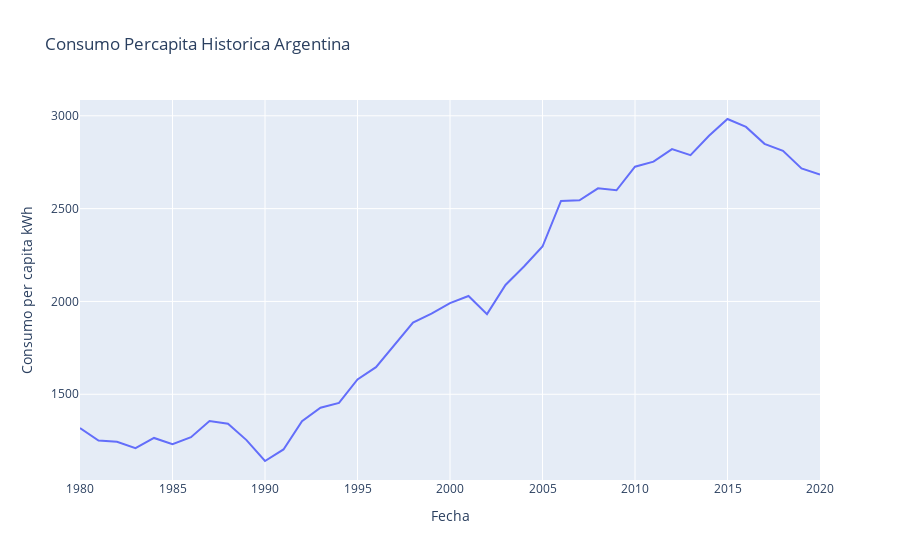

Notebook code cell kept with this figure:
### Code cell
fig = px.line(df_gen_vs_con, x='Fecha', y='Consumo per capita kWh', title='Consumo Percapita Historica Argentina')
fig.show()

### Figure 1 — Plotly figure (JSON) as saved in the notebook; plotly's stock layout.template omitted (floating-point values rounded to 4 significant figures)
{"data": [{"hovertemplate": "Fecha=%{x}<br>Consumo per capita kWh=%{y}<extra></extra>", "legendgroup": "", "line": {"color": "#636efa", "dash": "solid"}, "marker": {"symbol": "circle"}, "mode": "lines", "name": "", "orientation": "v", "showlegend": false, "type": "scatter", "x": [2020, 2019, 2018, 2017, 2016, 2015, 2014, 2013, 2012, 2011, 2010, 2009, 2008, 2007, 2006, 2005, 2004, 2003, 2002, 2001, 2000, 1999, 1998, 1997, 1996, 1995, 1994, 1993, 1992, 1991, 1990, 1989, 1988, 1987, 1986, 1985, 1984, 1983, 1982, 1981, 1980], "xaxis": "x", "y": [2683.0, 2717.0, 2811.0, 2849.0, 2940.0, 2983.0, 2893.0, 2788.0, 2821.0, 2753.0, 2726.0, 2599.0, 2609.0, 2545.0, 2542.0, 2296.0, 2188.0, 2089, 1932.0, 2029.0, 1991.0, 1935.0, 1886.0, 1763.0, 1646.0, 1580.0, 1454.0, 1427.0, 1355.0, 1203.0, 1141.0, 1253.0, 1342.0, 1356.0, 1269, 1231.0, 1265.0, 1209.0, 1244.0, 1251.0, 1318.0], "yaxis": "y"}], "layout": {"legend": {"tracegroupgap": 0}, "title": {"text": "Consumo Percapita Historica Argentina"}, "xaxis": {"anchor": "y", "domain": [0, 1], "title": {"text": "Fecha"}}, "yaxis": {"anchor": "x", "domain": [0, 1], "title": {"text": "Consumo per capita kWh"}}}}
